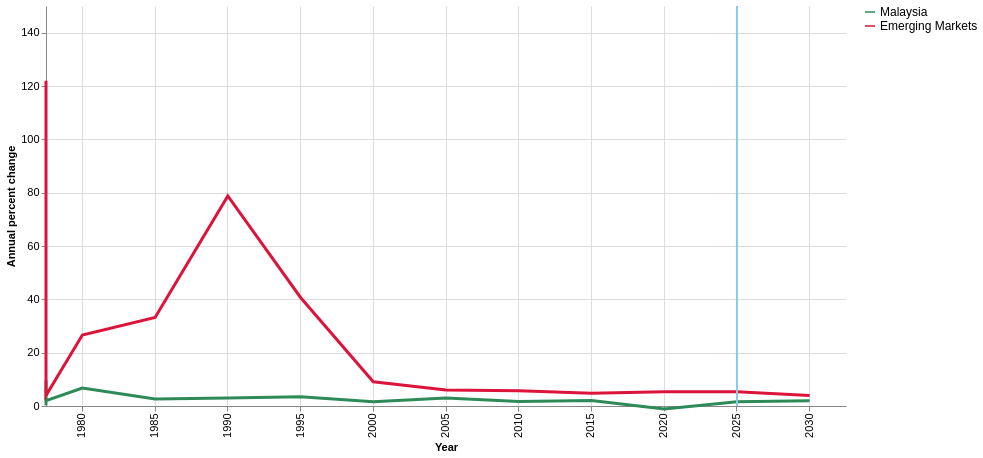

Describe this chart as a Vega-Lite specification.
### Vega-Lite specification from a JSON file in a GitHub repository (floating-point values rounded to 4 significant figures)
{"$schema": "https://vega.github.io/schema/vega-lite/v5.json", "description": "Malaysia vs Emerging Markets Inflation Comparison (1980-2030)", "width": 800, "height": 400, "data": {"values": [{"Country": "Malaysia", "Year": "1980", "Inflation": 6.7}, {"Country": "Malaysia", "Year": "1981", "Inflation": 9.7}, {"Country": "Malaysia", "Year": "1982", "Inflation": 5.8}, {"Country": "Malaysia", "Year": "1983", "Inflation": 3.7}, {"Country": "Malaysia", "Year": "1984", "Inflation": 3.9}, {"Country": "Malaysia", "Year": "1985", "Inflation": 2.6}, {"Country": "Malaysia", "Year": "1986", "Inflation": 0.4}, {"Country": "Malaysia", "Year": "1987", "Inflation": 0.7}, {"Country": "Malaysia", "Year": "1988", "Inflation": 0.3}, {"Country": "Malaysia", "Year": "1989", "Inflation": 2.6}, {"Country": "Malaysia", "Year": "1990", "Inflation": 3}, {"Country": "Malaysia", "Year": "1991", "Inflation": 4.3}, {"Country": "Malaysia", "Year": "1992", "Inflation": 4.8}, {"Country": "Malaysia", "Year": "1993", "Inflation": 3.5}, {"Country": "Malaysia", "Year": "1994", "Inflation": 3.7}, {"Country": "Malaysia", "Year": "1995", "Inflation": 3.5}, {"Country": "Malaysia", "Year": "1996", "Inflation": 3.5}, {"Country": "Malaysia", "Year": "1997", "Inflation": 2.7}, {"Country": "Malaysia", "Year": "1998", "Inflation": 5.3}, {"Country": "Malaysia", "Year": "1999", "Inflation": 2.7}, {"Country": "Malaysia", "Year": "2000", "Inflation": 1.6}, {"Country": "Malaysia", "Year": "2001", "Inflation": 1.4}, {"Country": "Malaysia", "Year": "2002", "Inflation": 1.8}, {"Country": "Malaysia", "Year": "2003", "Inflation": 1.1}, {"Country": "Malaysia", "Year": "2004", "Inflation": 1.4}, {"Country": "Malaysia", "Year": "2005", "Inflation": 3}, {"Country": "Malaysia", "Year": "2006", "Inflation": 3.6}, {"Country": "Malaysia", "Year": "2007", "Inflation": 2}, {"Country": "Malaysia", "Year": "2008", "Inflation": 5.4}, {"Country": "Malaysia", "Year": "2009", "Inflation": 0.6}, {"Country": "Malaysia", "Year": "2010", "Inflation": 1.7}, {"Country": "Malaysia", "Year": "2011", "Inflation": 3.2}, {"Country": "Malaysia", "Year": "2012", "Inflation": 1.7}, {"Country": "Malaysia", "Year": "2013", "Inflation": 2.1}, {"Country": "Malaysia", "Year": "2014", "Inflation": 3.1}, {"Country": "Malaysia", "Year": "2015", "Inflation": 2.1}, {"Country": "Malaysia", "Year": "2016", "Inflation": 2.1}, {"Country": "Malaysia", "Year": "2017", "Inflation": 3.8}, {"Country": "Malaysia", "Year": "2018", "Inflation": 1}, {"Country": "Malaysia", "Year": "2019", "Inflation": 0.7}, {"Country": "Malaysia", "Year": "2020", "Inflation": -1.1}, {"Country": "Malaysia", "Year": "2021", "Inflation": 2.5}, {"Country": "Malaysia", "Year": "2022", "Inflation": 3.4}, {"Country": "Malaysia", "Year": "2023", "Inflation": 2.5}, {"Country": "Malaysia", "Year": "2024", "Inflation": 1.8}, {"Country": "Malaysia", "Year": "2025", "Inflation": 1.6}, {"Country": "Malaysia", "Year": "2026", "Inflation": 2.2}, {"Country": "Malaysia", "Year": "2027", "Inflation": 2}, {"Country": "Malaysia", "Year": "2028", "Inflation": 2}, {"Country": "Malaysia", "Year": "2029", "Inflation": 2}, {"Country": "Malaysia", "Year": "2030", "Inflation": 2}, {"Country": "Emerging Markets", "Year": "1980", "Inflation": 26.6}, {"Country": "Emerging Markets", "Year": "1981", "Inflation": 23.5}, {"Country": "Emerging Markets", "Year": "1982", "Inflation": 27.1}, {"Country": "Emerging Markets", "Year": "1983", "Inflation": 30.1}, {"Country": "Emerging Markets", "Year": "1984", "Inflation": 32.3}, {"Country": "Emerging Markets", "Year": "1985", "Inflation": 33.2}, {"Country": "Emerging Markets", "Year": "1986", "Inflation": 31.7}, {"Country": "Emerging Markets", "Year": "1987", "Inflation": 40.7}, {"Country": "Emerging Markets", "Year": "1988", "Inflation": 57.3}, {"Country": "Emerging Markets", "Year": "1989", "Inflation": 65.5}, {"Country": "Emerging Markets", "Year": "1990", "Inflation": 78.8}, {"Country": "Emerging Markets", "Year": "1991", "Inflation": 44.6}, {"Country": "Emerging Markets", "Year": "1992", "Inflation": 121.6}, {"Country": "Emerging Markets", "Year": "1993", "Inflation": 122}, {"Country": "Emerging Markets", "Year": "1994", "Inflation": 90.4}, {"Country": "Emerging Markets", "Year": "1995", "Inflation": 40.7}, {"Country": "Emerging Markets", "Year": "1996", "Inflation": 21}, {"Country": "Emerging Markets", "Year": "1997", "Inflation": 13.8}, {"Country": "Emerging Markets", "Year": "1998", "Inflation": 13.7}, {"Country": "Emerging Markets", "Year": "1999", "Inflation": 13.7}, {"Country": "Emerging Markets", "Year": "2000", "Inflation": 9.1}, {"Country": "Emerging Markets", "Year": "2001", "Inflation": 8.3}, {"Country": "Emerging Markets", "Year": "2002", "Inflation": 6.8}, {"Country": "Emerging Markets", "Year": "2003", "Inflation": 6.7}, {"Country": "Emerging Markets", "Year": "2004", "Inflation": 6.2}, {"Country": "Emerging Markets", "Year": "2005", "Inflation": 6}, {"Country": "Emerging Markets", "Year": "2006", "Inflation": 5.9}, {"Country": "Emerging Markets", "Year": "2007", "Inflation": 6.3}, {"Country": "Emerging Markets", "Year": "2008", "Inflation": 9.4}, {"Country": "Emerging Markets", "Year": "2009", "Inflation": 5.2}, {"Country": "Emerging Markets", "Year": "2010", "Inflation": 5.7}, {"Country": "Emerging Markets", "Year": "2011", "Inflation": 7.1}, {"Country": "Emerging Markets", "Year": "2012", "Inflation": 5.8}, {"Country": "Emerging Markets", "Year": "2013", "Inflation": 5.5}, {"Country": "Emerging Markets", "Year": "2014", "Inflation": 4.7}, {"Country": "Emerging Markets", "Year": "2015", "Inflation": 4.8}, {"Country": "Emerging Markets", "Year": "2016", "Inflation": 4.3}, {"Country": "Emerging Markets", "Year": "2017", "Inflation": 4.5}, {"Country": "Emerging Markets", "Year": "2018", "Inflation": 4.9}, {"Country": "Emerging Markets", "Year": "2019", "Inflation": 5.2}, {"Country": "Emerging Markets", "Year": "2020", "Inflation": 5.3}, {"Country": "Emerging Markets", "Year": "2021", "Inflation": 5.9}, {"Country": "Emerging Markets", "Year": "2022", "Inflation": 9.7}, {"Country": "Emerging Markets", "Year": "2023", "Inflation": 8.2}, {"Country": "Emerging Markets", "Year": "2024", "Inflation": 7.9}, {"Country": "Emerging Markets", "Year": "2025", "Inflation": 5.3}, {"Country": "Emerging Markets", "Year": "2026", "Inflation": 4.7}, {"Country": "Emerging Markets", "Year": "2027", "Inflation": 4.2}, {"Country": "Emerging Markets", "Year": "2028", "Inflation": 4.1}, {"Country": "Emerging Markets", "Year": "2029", "Inflation": 3.9}, {"Country": "Emerging Markets", "Year": "2030", "Inflation": 3.9}]}, "layer": [{"mark": {"type": "line", "strokeWidth": 3, "strokeDash": [0, 0]}, "encoding": {"x": {"field": "Year", "type": "ordinal", "title": "Year", "scale": {"domain": ["1980", "1985", "1990", "1995", "2000", "2005", "2010", "2015", "2020", "2025", "2030"]}}, "y": {"field": "Inflation", "type": "quantitative", "title": "Annual percent change", "scale": {"domain": [0, 150]}}, "color": {"field": "Country", "type": "nominal", "scale": {"domain": ["Malaysia", "Emerging Markets"], "range": ["#2E8B57", "#DC143C"]}, "title": null}, "strokeDash": {"condition": {"test": "datum.Year >= '2025'", "value": [5, 5]}, "value": [0, 0]}}}, {"mark": {"type": "rule", "stroke": "#87CEEB", "strokeWidth": 1, "opacity": 0.7}, "encoding": {"x": {"datum": "2025"}}}], "config": {"title": {"fontSize": 18, "fontWeight": "bold"}, "legend": {"labelFontSize": 12, "titleFontSize": 13}, "view": {"stroke": "transparent"}, "axis": {"grid": true, "labelFontSize": 11}}}
